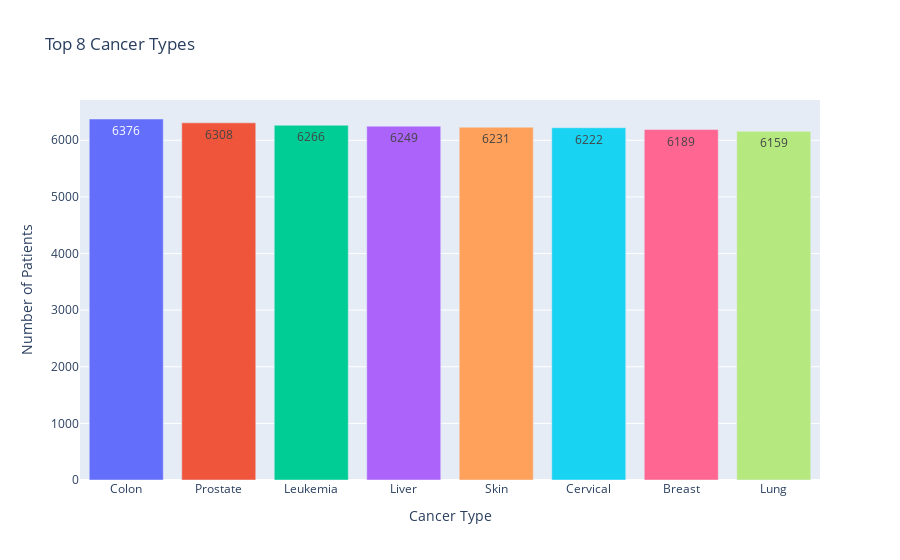

Here is the notebook cell this chart was saved with:
### Markdown cell above
#  Most Common Cancer Types

### Code cell
top_cancer_types = df['Cancer_Type'].value_counts().head(10).reset_index()
top_cancer_types.columns = ['Cancer_Type', 'Count']

fig = px.bar(
    top_cancer_types,
    x='Cancer_Type',
    y='Count',
    title='Top 8 Cancer Types',
    color='Cancer_Type',
    text='Count'
)

fig.update_layout(
    xaxis_title='Cancer Type',
    yaxis_title='Number of Patients',
    showlegend=False
)

fig.show()

### Figure 1 — Plotly figure (JSON) as saved in the notebook; plotly's stock layout.template omitted (floating-point values rounded to 4 significant figures)
{"data": [{"alignmentgroup": "True", "hovertemplate": "Cancer_Type=%{x}<br>Count=%{text}<extra></extra>", "legendgroup": "Colon", "marker": {"color": "#636efa", "pattern": {"shape": ""}}, "name": "Colon", "offsetgroup": "Colon", "orientation": "v", "showlegend": true, "text": [6376], "textposition": "auto", "type": "bar", "x": ["Colon"], "xaxis": "x", "y": [6376], "yaxis": "y"}, {"alignmentgroup": "True", "hovertemplate": "Cancer_Type=%{x}<br>Count=%{text}<extra></extra>", "legendgroup": "Prostate", "marker": {"color": "#EF553B", "pattern": {"shape": ""}}, "name": "Prostate", "offsetgroup": "Prostate", "orientation": "v", "showlegend": true, "text": [6308], "textposition": "auto", "type": "bar", "x": ["Prostate"], "xaxis": "x", "y": [6308], "yaxis": "y"}, {"alignmentgroup": "True", "hovertemplate": "Cancer_Type=%{x}<br>Count=%{text}<extra></extra>", "legendgroup": "Leukemia", "marker": {"color": "#00cc96", "pattern": {"shape": ""}}, "name": "Leukemia", "offsetgroup": "Leukemia", "orientation": "v", "showlegend": true, "text": [6266], "textposition": "auto", "type": "bar", "x": ["Leukemia"], "xaxis": "x", "y": [6266], "yaxis": "y"}, {"alignmentgroup": "True", "hovertemplate": "Cancer_Type=%{x}<br>Count=%{text}<extra></extra>", "legendgroup": "Liver", "marker": {"color": "#ab63fa", "pattern": {"shape": ""}}, "name": "Liver", "offsetgroup": "Liver", "orientation": "v", "showlegend": true, "text": [6249], "textposition": "auto", "type": "bar", "x": ["Liver"], "xaxis": "x", "y": [6249], "yaxis": "y"}, {"alignmentgroup": "True", "hovertemplate": "Cancer_Type=%{x}<br>Count=%{text}<extra></extra>", "legendgroup": "Skin", "marker": {"color": "#FFA15A", "pattern": {"shape": ""}}, "name": "Skin", "offsetgroup": "Skin", "orientation": "v", "showlegend": true, "text": [6231], "textposition": "auto", "type": "bar", "x": ["Skin"], "xaxis": "x", "y": [6231], "yaxis": "y"}, {"alignmentgroup": "True", "hovertemplate": "Cancer_Type=%{x}<br>Count=%{text}<extra></extra>", "legendgroup": "Cervical", "marker": {"color": "#19d3f3", "pattern": {"shape": ""}}, "name": "Cervical", "offsetgroup": "Cervical", "orientation": "v", "showlegend": true, "text": [6222], "textposition": "auto", "type": "bar", "x": ["Cervical"], "xaxis": "x", "y": [6222], "yaxis": "y"}, {"alignmentgroup": "True", "hovertemplate": "Cancer_Type=%{x}<br>Count=%{text}<extra></extra>", "legendgroup": "Breast", "marker": {"color": "#FF6692", "pattern": {"shape": ""}}, "name": "Breast", "offsetgroup": "Breast", "orientation": "v", "showlegend": true, "text": [6189], "textposition": "auto", "type": "bar", "x": ["Breast"], "xaxis": "x", "y": [6189], "yaxis": "y"}, {"alignmentgroup": "True", "hovertemplate": "Cancer_Type=%{x}<br>Count=%{text}<extra></extra>", "legendgroup": "Lung", "marker": {"color": "#B6E880", "pattern": {"shape": ""}}, "name": "Lung", "offsetgroup": "Lung", "orientation": "v", "showlegend": true, "text": [6159], "textposition": "auto", "type": "bar", "x": ["Lung"], "xaxis": "x", "y": [6159], "yaxis": "y"}], "layout": {"autosize": true, "barmode": "relative", "legend": {"title": {"text": "Cancer_Type"}, "tracegroupgap": 0}, "showlegend": false, "title": {"text": "Top 8 Cancer Types"}, "xaxis": {"anchor": "y", "autorange": true, "categoryarray": ["Colon", "Prostate", "Leukemia", "Liver", "Skin", "Cervical", "Breast", "Lung"], "categoryorder": "array", "domain": [0, 1], "range": [-0.5, 7.5], "title": {"text": "Cancer Type"}, "type": "category"}, "yaxis": {"anchor": "x", "autorange": true, "domain": [0, 1], "range": [0, 6712.0], "title": {"text": "Number of Patients"}, "type": "linear"}}}
